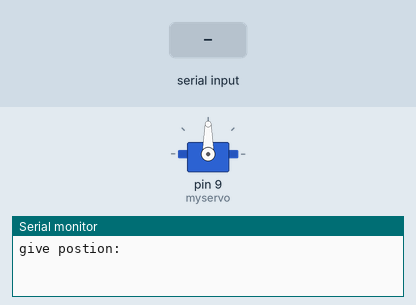
The sketch below on a simulated Arduino Uno, built with avr-gcc and run on an emulated ATmega328P. Shown: servo, the last lines printed to the serial monitor. Inputs (shaded band) come from the test bench.

Above: at 1.2 s.
1.3 s: "90,45\n" received over Serial
At 3.5 s:
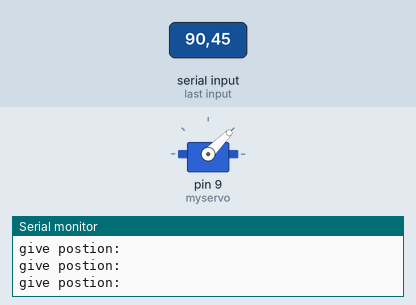
3.8 s: "30,150\n" received over Serial
At 5.5 s:
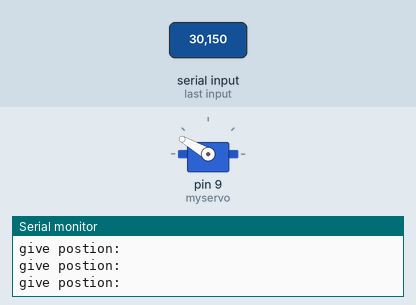
6.3 s: "200\n" received over Serial
At 6.7 s:
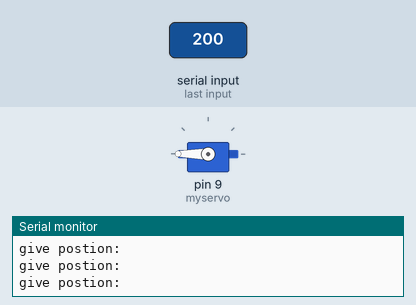
9.3 s: "90\n" received over Serial
At 11.7 s:
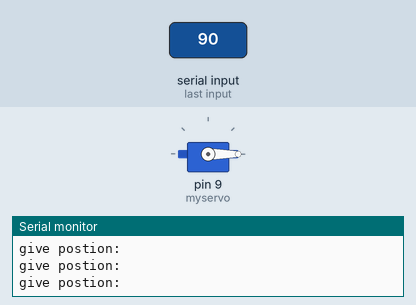
Timing chart, 0 to 13.2 s (numbered marks = the images above; inputs shaded):
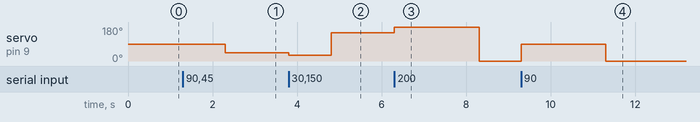

The sketch:

servo.ino
```cpp
#include<Servo.h>
int a;
Servo myservo;
void setup() {
  // put your setup code here, to run once:
Serial.begin(9600);
myservo.attach(9);
}

void loop() {
  // put your main code here, to run repeatedly:
Serial.println("give postion:");
while(Serial.available()==0){
}
a=Serial.parseInt();
myservo.write(a);
delay(1000);

}
```

Measured:
- after the input at 1.3 s, servo on pin 9 (myservo): 90° → 45° after 1.0 s
- after the input at 3.8 s, servo on pin 9 (myservo): 45° → 30° at once, → 150° 1.0 s later
- after the input at 6.3 s, servo on pin 9 (myservo): 150° → 180° at once, → 0° 2.0 s later
- after the input at 9.3 s, servo on pin 9 (myservo): 0° → 90° at once, → 0° 2.0 s later
